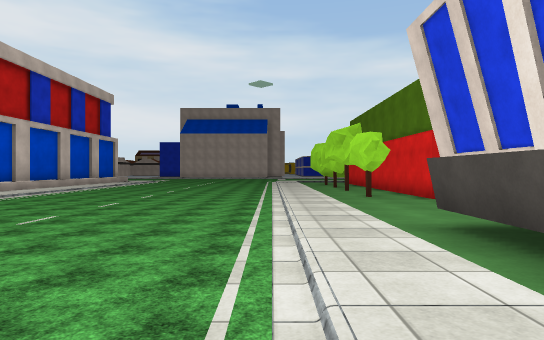
[1] (above)

22 first-person views from a walk through a scene from a Unity 3-D project. The camera is 1.3 m above the floor, looks level and sees 75° across. The floor is counted in squares, 2 m on a side. Each view is taken from the middle of a square. On the plan, view 1 faces up. The plan holds only what a view shows up to about 10 squares ahead; the rest is blank. The place goes on beyond the plan. The player character is not drawn. Some surface patterns are stand-ins.

[2]
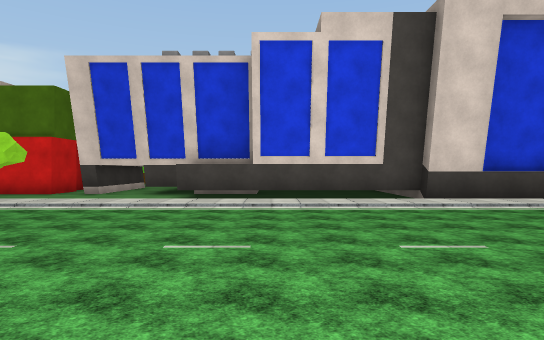

[3]
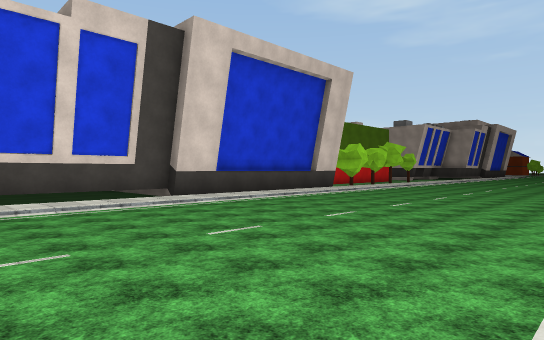

[4]
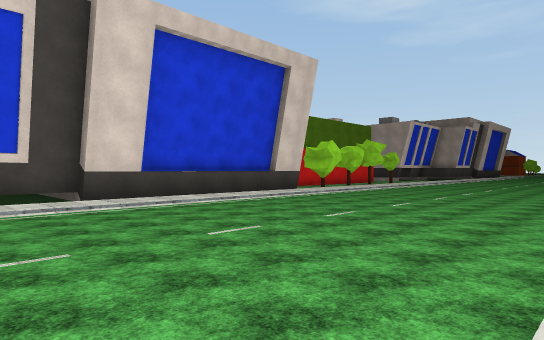

[5]
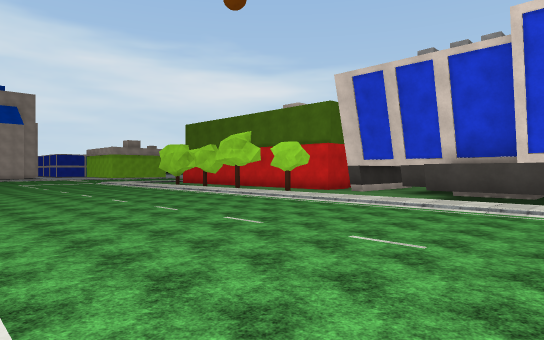

[6]
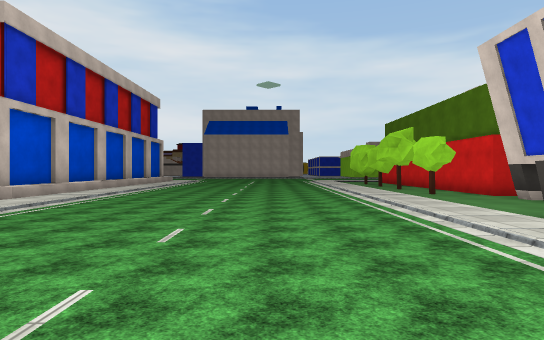

[7]
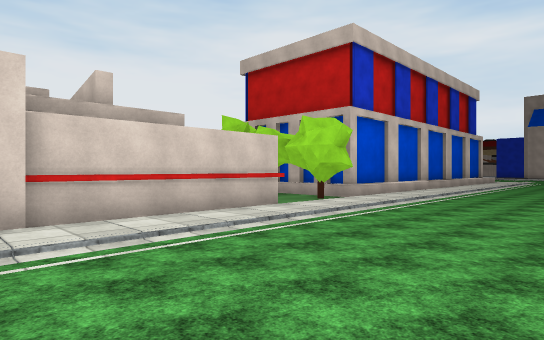

[8]
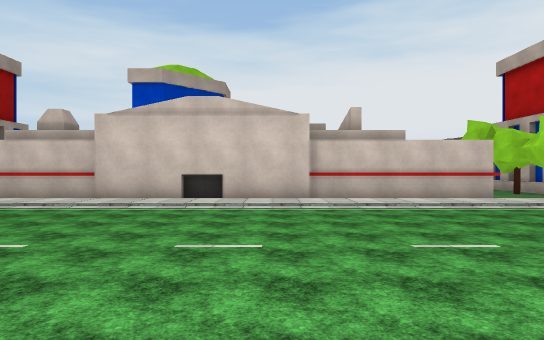

[9]
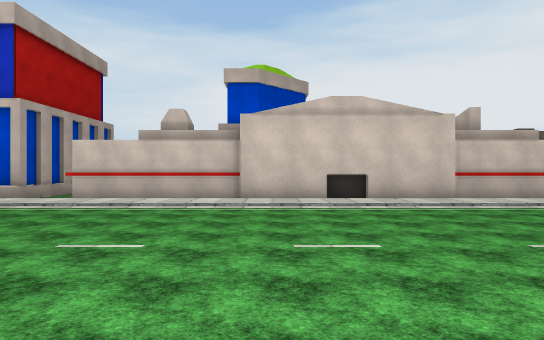

[10]
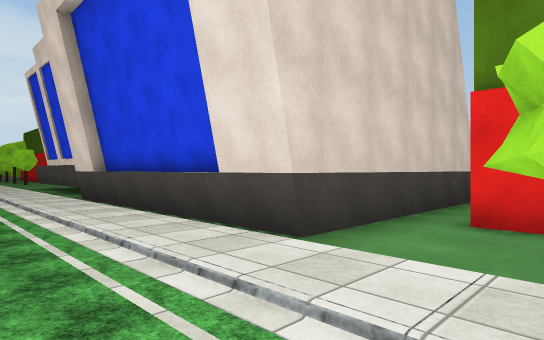

[11]
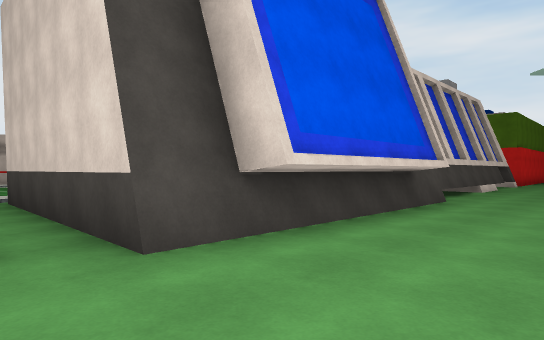

[12]
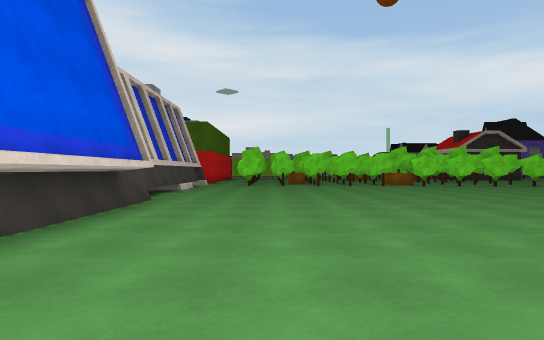

[13]
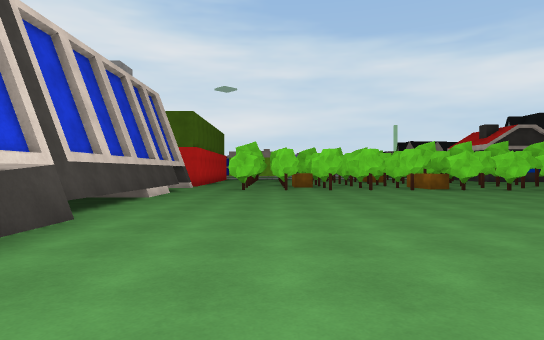

[14]
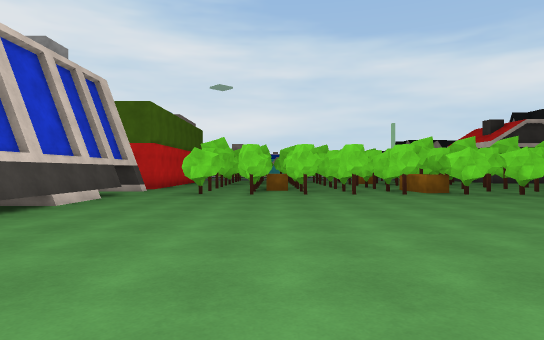

[15]
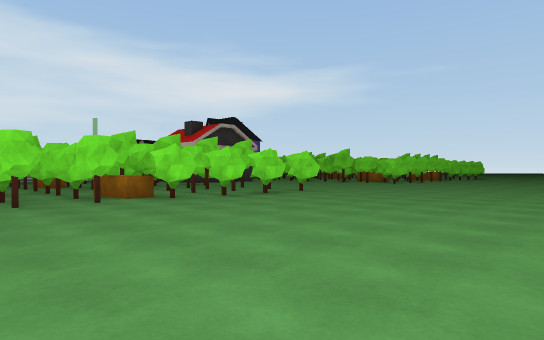

[16]
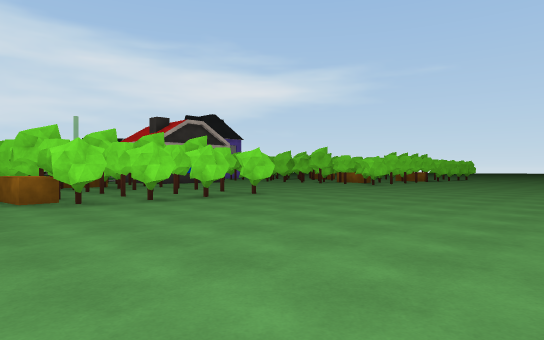

[17]
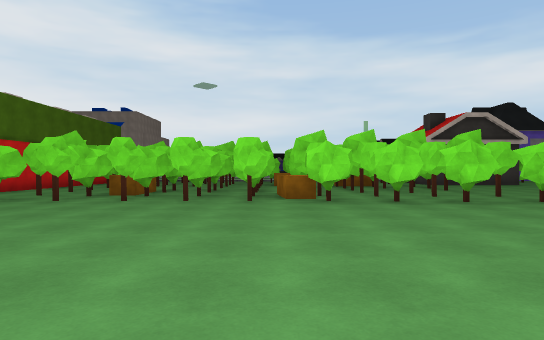

[18]
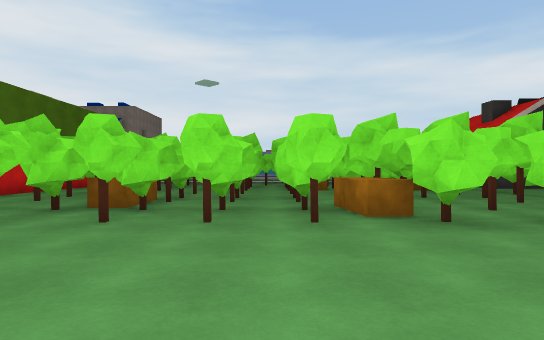

[19]
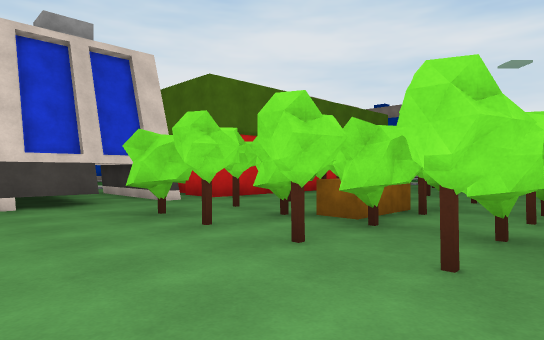

[20]
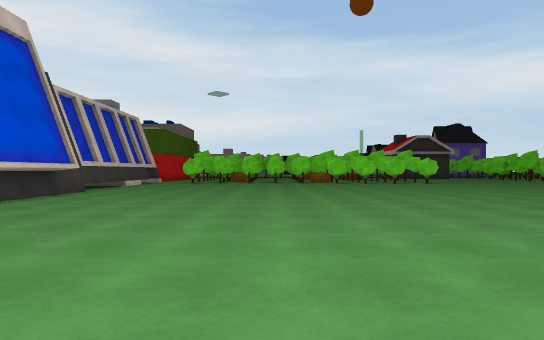

[21]
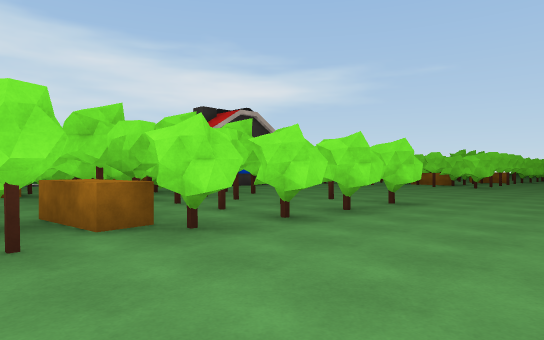

[22]
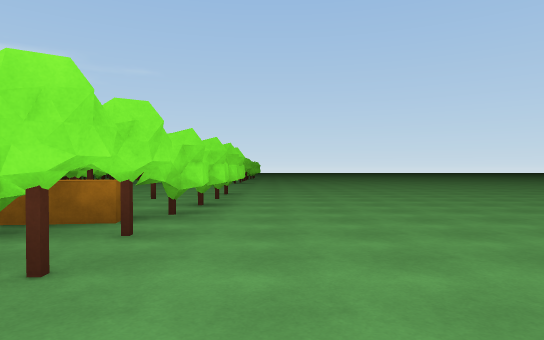

### Floor plan
Key: @ floor where view 1 was taken; # wall or solid block; x gap in a wall; . main floor; : floor 0.25 m higher than the main floor; / step, stairs or slope; T thing the floor can be seen under or through.
Columns run from 9 left of view 1 to 21 right of it. Each row starts with its distance up from view 1.
 11     ....        #.#
 10   #/...../      #.T      ######
  9   #/...../ #    #.T      #.##.#
  8   #/...../ ##  ##.      ##x##.#
  7   #/.....//.#  ##.T   ##TT.##.#
  6   #/.....//.#  #..TT ##.TT.....
  5   #/.....//.#  ##.TT###.TTTTTTT
  4   #/...../ ##   #..............
  3   #/...../ #    #..............
  2   #/...../#     #..............
  1   #/...../#     #..............
  0   #/.....@#     #..............
 -1   #/...../#     #..............
 -2   #/...../#     #..............
 -3   #/...../#     #..............
 -4   #/...../#     #............
 -5   #/...../#     #...........
 -6  # /...../##    #...........
 -7  # /...../#######..........
 -8  #:/.....//...............
 -9 ..:/.....//..#   .........
-10 ##   .. .//#        .....
-11                      ...
-12                       .

Positions as (right, up) in squares from view 1, and headings:
1: (0, 0), facing up
2: (-6, 2), facing right
3: (-6, 3), facing down-right
4: (-6, 1), facing down-right
5: (-6, 1), facing up-right
6: (-2, -1), facing up
7: (-3, -1), facing up-left
8: (0, -1), facing left
9: (0, -4), facing left
10: (-1, -10), facing up-right
11: (10, -9), facing up-left
12: (10, -9), facing up
13: (10, -6), facing up
14: (11, -4), facing up
15: (12, -2), facing up-right
16: (14, -2), facing up-right
17: (15, -2), facing up
18: (14, 1), facing up
19: (14, 3), facing up-left
20: (13, -12), facing up
21: (14, 2), facing up-right
22: (11, 4), facing right
